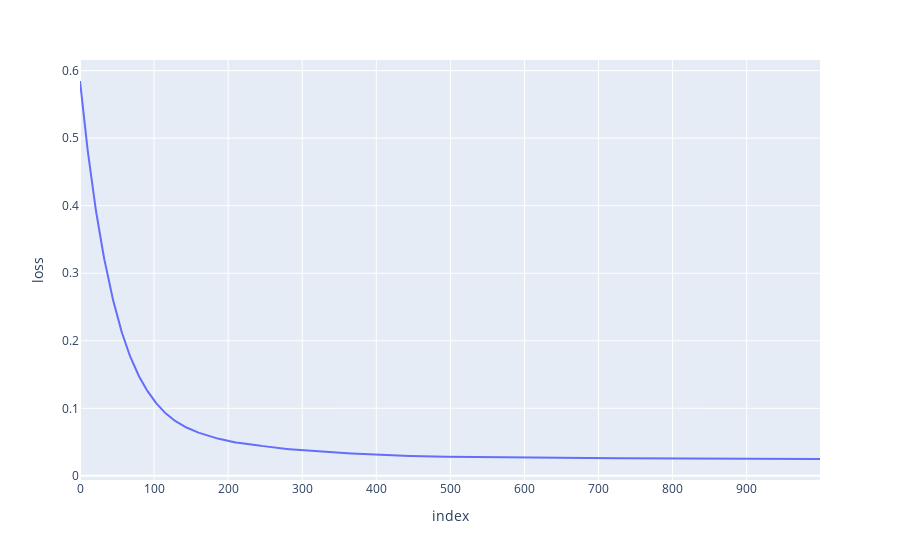
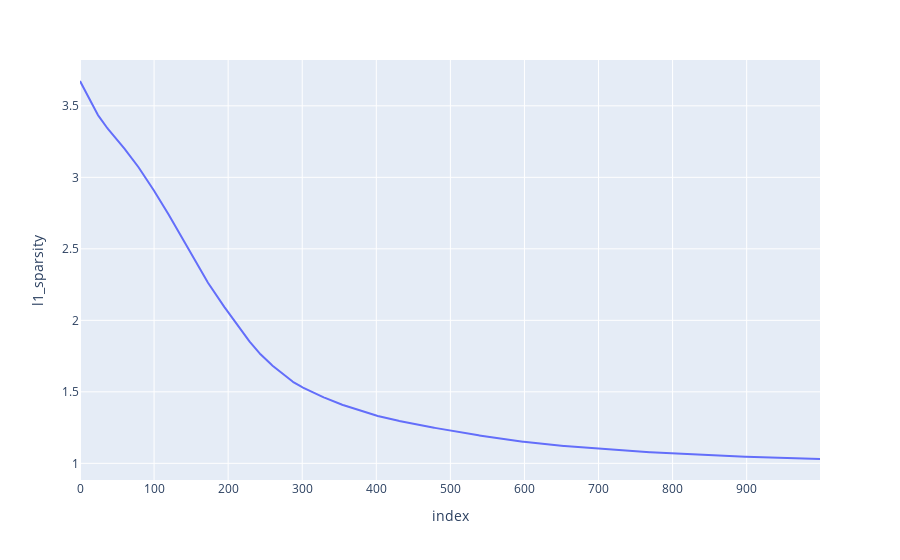
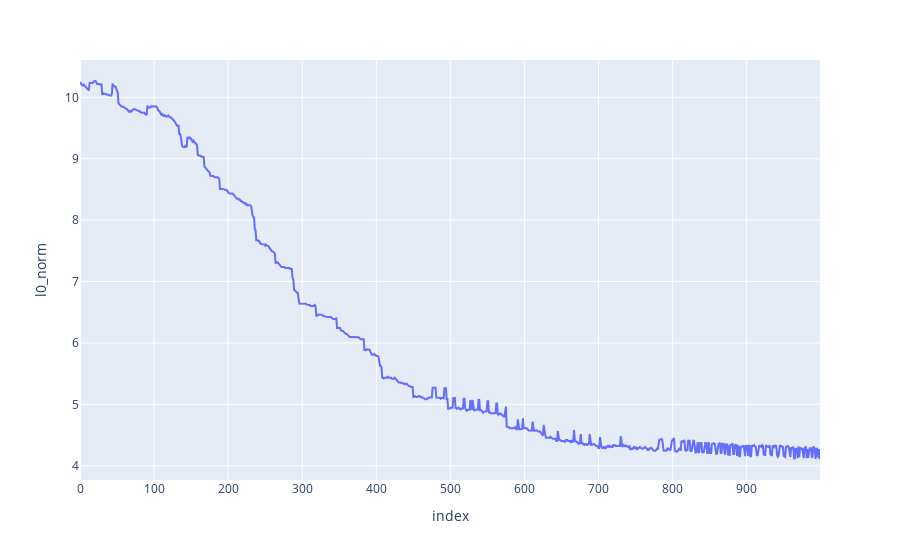

Notebook source saved alongside these figures, in order:
### Code cell
sae.plot_losses()

### Figure 1 — Plotly figure (JSON) as saved in the notebook; plotly's stock layout.template omitted (floating-point values rounded to 4 significant figures; data arrays with more than 128 entries replaced by an {"elided": "..."} marker saying what was removed)
{"data": [{"hovertemplate": "index=%{x}<br>loss=%{y}<extra></extra>", "legendgroup": "", "line": {"color": "#636efa", "dash": "solid"}, "marker": {"symbol": "circle"}, "mode": "lines", "name": "", "orientation": "v", "showlegend": false, "type": "scatter", "x": {"elided": "1000 int values"}, "xaxis": "x", "y": {"elided": "1000 float values"}, "yaxis": "y"}], "layout": {"legend": {"tracegroupgap": 0}, "margin": {"t": 60}, "xaxis": {"anchor": "y", "domain": [0, 1], "title": {"text": "index"}}, "yaxis": {"anchor": "x", "domain": [0, 1], "title": {"text": "loss"}}}}

### Figure 2 — Plotly figure (JSON) as saved in the notebook; plotly's stock layout.template omitted (floating-point values rounded to 4 significant figures; data arrays with more than 128 entries replaced by an {"elided": "..."} marker saying what was removed)
{"data": [{"hovertemplate": "index=%{x}<br>l1_sparsity=%{y}<extra></extra>", "legendgroup": "", "line": {"color": "#636efa", "dash": "solid"}, "marker": {"symbol": "circle"}, "mode": "lines", "name": "", "orientation": "v", "showlegend": false, "type": "scatter", "x": {"elided": "1000 int values"}, "xaxis": "x", "y": {"elided": "1000 float values"}, "yaxis": "y"}], "layout": {"legend": {"tracegroupgap": 0}, "margin": {"t": 60}, "xaxis": {"anchor": "y", "domain": [0, 1], "title": {"text": "index"}}, "yaxis": {"anchor": "x", "domain": [0, 1], "title": {"text": "l1_sparsity"}}}}

### Figure 3 — Plotly figure (JSON) as saved in the notebook; plotly's stock layout.template omitted (floating-point values rounded to 4 significant figures; data arrays with more than 128 entries replaced by an {"elided": "..."} marker saying what was removed)
{"data": [{"hovertemplate": "index=%{x}<br>l0_norm=%{y}<extra></extra>", "legendgroup": "", "line": {"color": "#636efa", "dash": "solid"}, "marker": {"symbol": "circle"}, "mode": "lines", "name": "", "orientation": "v", "showlegend": false, "type": "scatter", "x": {"elided": "1000 int values"}, "xaxis": "x", "y": {"elided": "1000 float values"}, "yaxis": "y"}], "layout": {"legend": {"tracegroupgap": 0}, "margin": {"t": 60}, "xaxis": {"anchor": "y", "domain": [0, 1], "title": {"text": "index"}}, "yaxis": {"anchor": "x", "domain": [0, 1], "title": {"text": "l0_norm"}}}}
